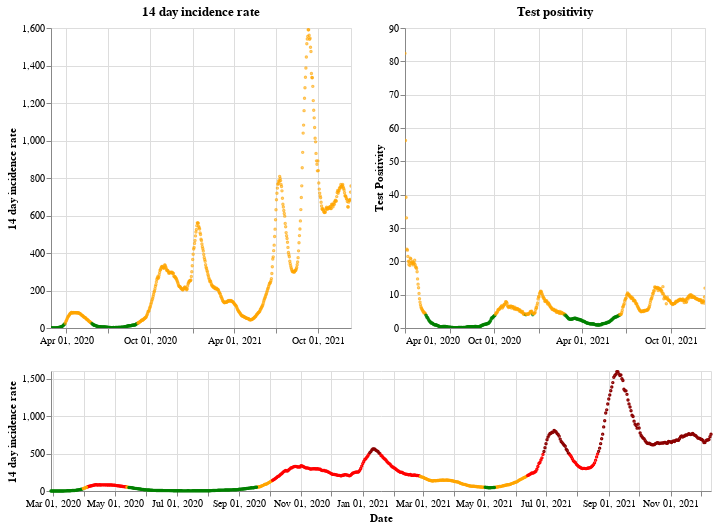

Notebook source saved alongside this figure:
### Markdown cell above
## Scotland

### Code cell
plot_traffic_light('Scotland')

### Figure 1 — Vega-Lite specification as saved in the notebook (floating-point values rounded to 4 significant figures; data arrays with more than 128 entries replaced by an {"elided": "..."} marker saying what was removed)
{"config": {"view": {"continuousWidth": 400, "continuousHeight": 300}}, "vconcat": [{"hconcat": [{"mark": {"type": "point", "size": 2}, "encoding": {"color": {"condition": {"value": "green", "test": "(datum.twoWeeklyCasesRate <= 25)"}, "value": "orange"}, "tooltip": [{"type": "nominal", "field": "areaName"}, {"type": "temporal", "field": "date"}, {"type": "quantitative", "field": "twoWeeklyCasesRate"}, {"type": "quantitative", "field": "testPositivity"}], "x": {"type": "temporal", "axis": {"title": ""}, "field": "date", "scale": {"domain": {"selection": "DateBrush"}}, "timeUnit": "yearmonthdate"}, "y": {"type": "quantitative", "axis": {"title": "14 day incidence rate"}, "field": "twoWeeklyCasesRate"}}, "title": "14 day incidence rate", "width": 300}, {"mark": {"type": "point", "size": 2}, "encoding": {"color": {"condition": {"value": "green", "test": "(datum.testPositivity <= 4)"}, "value": "orange"}, "tooltip": [{"type": "nominal", "field": "areaName"}, {"type": "temporal", "field": "date"}, {"type": "quantitative", "field": "twoWeeklyCasesRate"}, {"type": "quantitative", "field": "testPositivity"}], "x": {"type": "temporal", "axis": {"title": ""}, "field": "date", "scale": {"domain": {"selection": "DateBrush"}}, "timeUnit": "yearmonthdate"}, "y": {"type": "quantitative", "axis": {"title": "Test Positivity"}, "field": "testPositivity"}}, "title": "Test positivity", "width": 300}]}, {"layer": [{"mark": {"type": "point", "size": 2}, "encoding": {"color": {"condition": {"value": "orange", "test": "(((datum.testPositivity < 4) && (datum.twoWeeklyCasesRate >= 50)) && (datum.twoWeeklyCasesRate < 200))"}, "value": "red"}, "opacity": {"condition": {"value": 1, "test": "((datum.twoWeeklyCasesRate >= 50) && (datum.twoWeeklyCasesRate < 500))"}, "value": 0}, "tooltip": [{"type": "nominal", "field": "areaName"}, {"type": "temporal", "field": "date"}, {"type": "quantitative", "field": "twoWeeklyCasesRate"}, {"type": "quantitative", "field": "testPositivity"}], "x": {"type": "temporal", "axis": {"title": "Date"}, "field": "date", "timeUnit": "yearmonthdate"}, "y": {"type": "quantitative", "axis": {"title": "14 day incidence rate"}, "field": "twoWeeklyCasesRate"}}, "selection": {"DateBrush": {"type": "interval", "encodings": ["x"], "fields": ["Time"]}}}, {"mark": {"type": "point", "size": 2}, "encoding": {"color": {"value": "darkred"}, "opacity": {"condition": {"value": 1, "test": "(datum.twoWeeklyCasesRate >= 500)"}, "value": 0}, "tooltip": [{"type": "nominal", "field": "areaName"}, {"type": "temporal", "field": "date"}, {"type": "quantitative", "field": "twoWeeklyCasesRate"}, {"type": "quantitative", "field": "testPositivity"}], "x": {"type": "temporal", "axis": {"title": "Date"}, "field": "date", "timeUnit": "yearmonthdate"}, "y": {"type": "quantitative", "axis": {"title": "14 day incidence rate"}, "field": "twoWeeklyCasesRate"}}}, {"mark": {"type": "point", "size": 2}, "encoding": {"color": {"condition": {"value": "green", "test": "((datum.testPositivity < 4) && (datum.twoWeeklyCasesRate < 50))"}, "value": "orange"}, "opacity": {"condition": {"value": 1, "test": "(datum.twoWeeklyCasesRate < 50)"}, "value": 0}, "tooltip": [{"type": "nominal", "field": "areaName"}, {"type": "temporal", "field": "date"}, {"type": "quantitative", "field": "twoWeeklyCasesRate"}, {"type": "quantitative", "field": "testPositivity"}], "x": {"type": "temporal", "axis": {"title": "Date"}, "field": "date", "timeUnit": "yearmonthdate"}, "y": {"type": "quantitative", "axis": {"title": "14 day incidence rate"}, "field": "twoWeeklyCasesRate"}}}], "height": 120, "width": 660}], "data": {"name": "data-387b025ee438ae477b0ea6ec1da0b471"}, "$schema": "https://vega.github.io/schema/vega-lite/v4.8.1.json", "datasets": {"data-387b025ee438ae477b0ea6ec1da0b471": {"elided": "653 records"}}}
